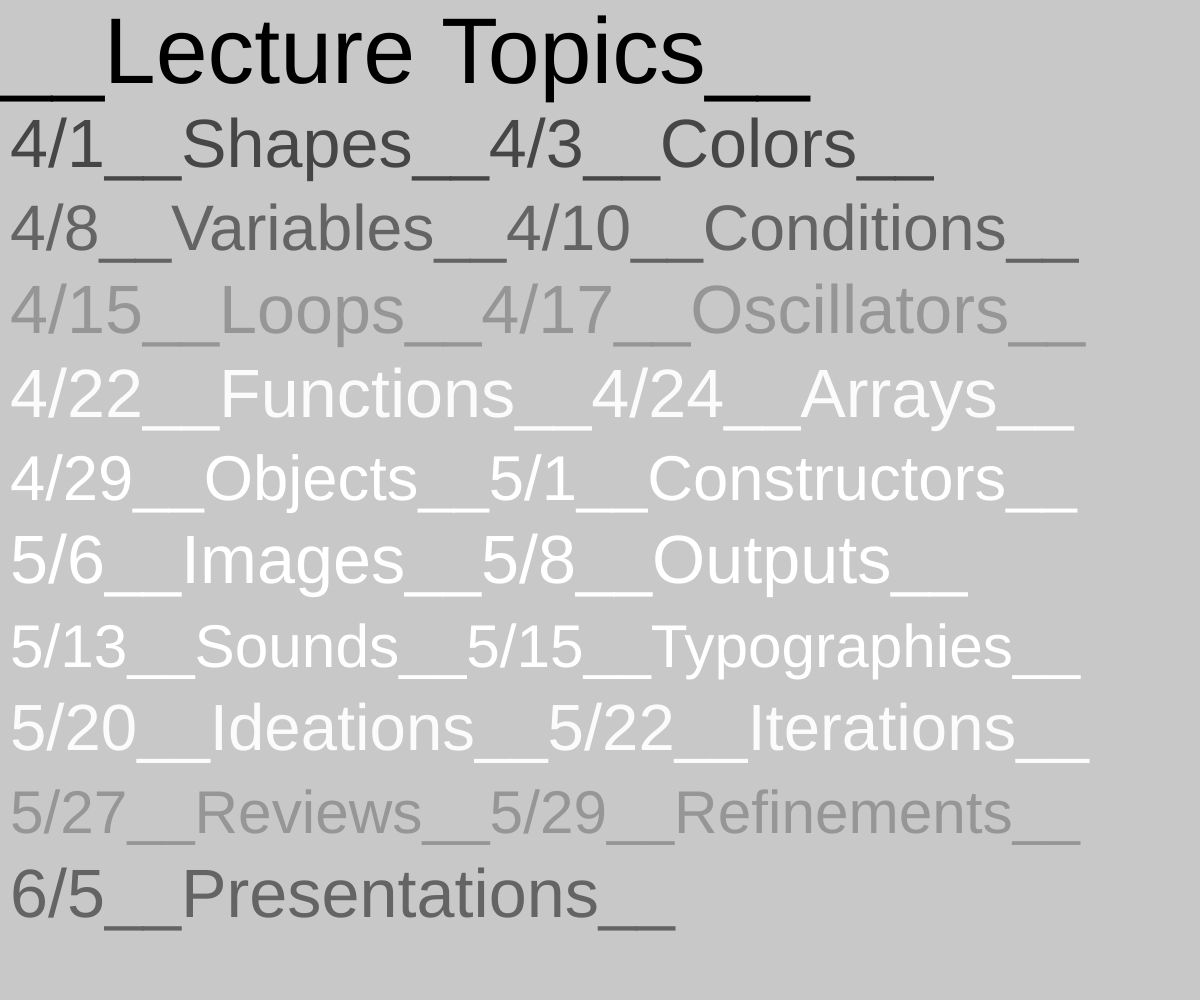
Frame 1 (no input)
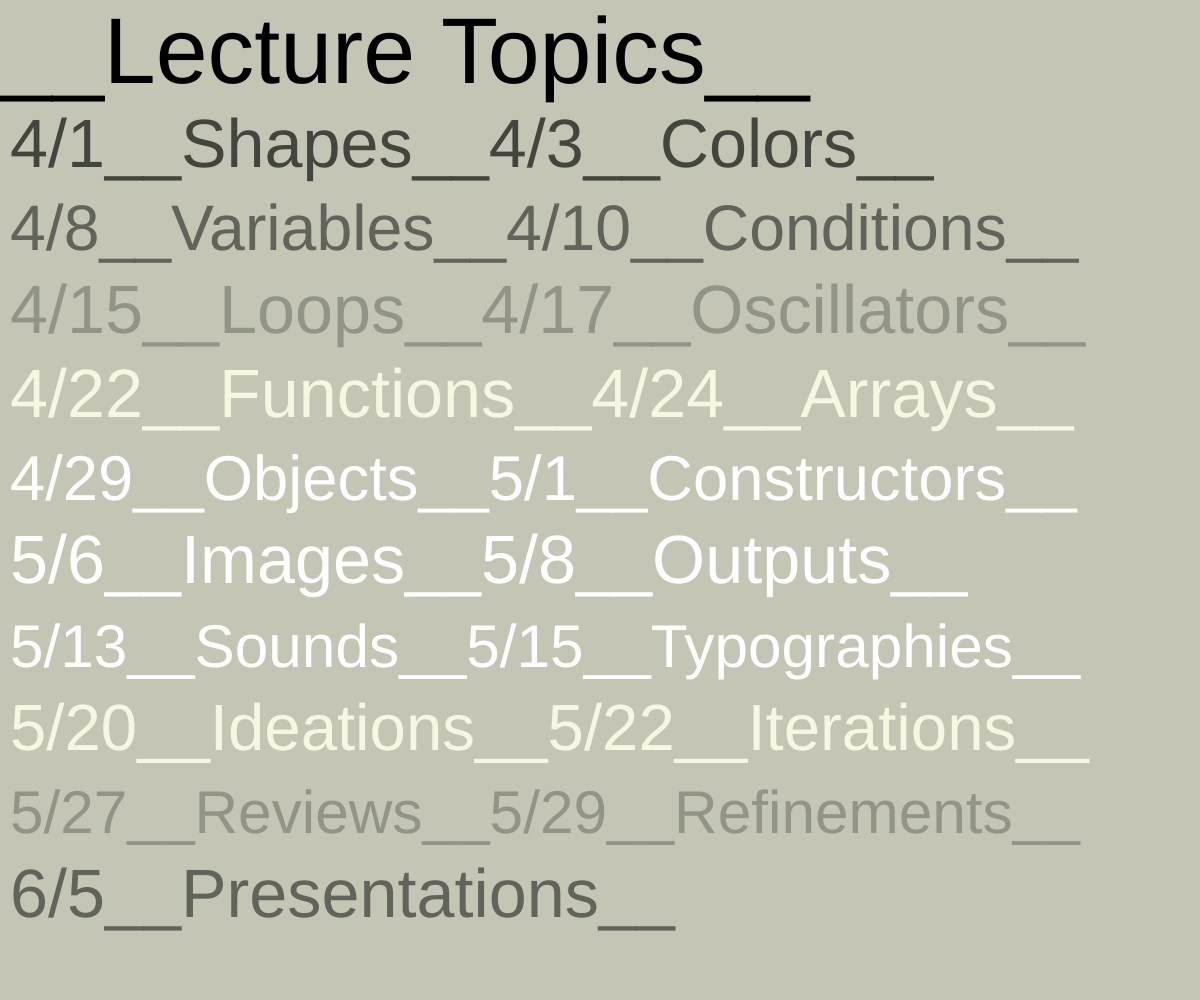
Frame 60 (no input)
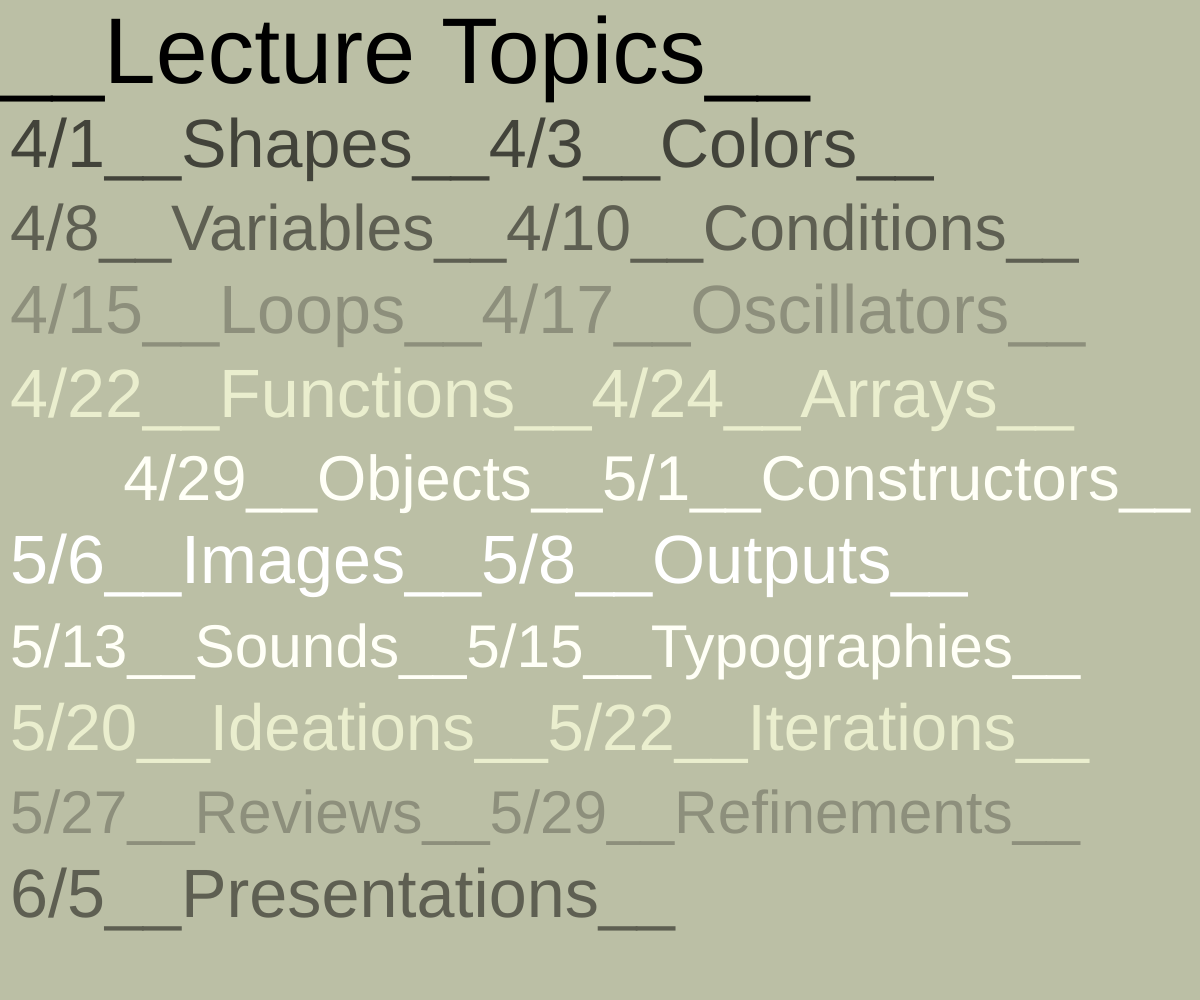
Frame 120 (the mouse pressed at the canvas centre since frame 60)

The p5.js sketch that drew these frames (run headless with seeded random() and noise() and a simulated clock; from frame 60 on, the mouse is pressed at the canvas centre):

// p5.js sketch
// ── sketch.js
let mm, r, g, b, spacing, nin, nin2, nin3;
let threeQuarterShade, halfShade, quarterShade, quarterTint, halfTint, threeQuarterTint, complement, compTint, compShade;

let lines = [
  { text: "4/1__Shapes__4/3__Colors__", color: null },
  { text: "4/8__Variables__4/10__Conditions__", color: null },
  { text: "4/15__Loops__4/17__Oscillators__", color: null },
  { text: "4/22__Functions__4/24__Arrays__", color: null },
  { text: "4/29__Objects__5/1__Constructors__", color: null },
  { text: "5/6__Images__5/8__Outputs__", color: null },
  { text: "5/13__Sounds__5/15__Typographies__", color: null },
  { text: "5/20__Ideations__5/22__Iterations__", color: null },
  { text: "5/27__Reviews__5/29__Refinements__", color: null },
  { text: "6/5__Presentations__", color: null }
];

function setup() {
  createCanvas(windowWidth, windowHeight);
  nin = 0;
  nin2 = 0;
  nin3 = 0;
  noCursor();
}

function draw() {
  // Base color
  nin = nin + 0.00099;
  nin2 = nin2 + 0.0008;
  nin3 = nin3 + 0.0031;
  r = map(noise(nin), 0, 1, 100, 250);
  g = map(noise(nin2), 0, 1, 100, 250);
  b = map(noise(nin3), 0, 1, 100, 250);

  // Initialize spacing based on screen height
  spacing = windowHeight / 12;

  // Define colors with clamped values to avoid exceeding 255
  mm = color(r, g, b);
  background(mm);
  threeQuarterShade = color(r * 0.35, g * 0.35, b * 0.35);
  halfShade = color(r * 0.5, g * 0.5, b * 0.5);
  quarterShade = color(r * 0.75, g * 0.75, b * 0.75);
  quarterTint = color(min(r * 1.25, 255), min(g * 1.25, 255), min(b * 1.25, 255));
  halfTint = color(min(r * 1.5, 255), min(g * 1.5, 255), min(b * 1.5, 255));
  threeQuarterTint = color(min(r * 1.75, 255), min(g * 1.75, 255), min(b * 1.75, 255));
  complement = color(255 - r, 255 - g, 255 - b);
  compTint = color(
    min((255 - r) * 0.5, 255),
    min((255 - g) * 0.5, 255),
    min((255 - b) * 0.5, 255)
  );
  compShade = color(
    min((255 - r) * 1.5, 255),
    min((255 - g) * 1.5, 255),
    min((255 - b) * 1.5, 255)
  );

  // Assign colors to each text line
  lines[0].color = threeQuarterShade;
  lines[1].color = halfShade;
  lines[2].color = quarterShade;
  lines[3].color = quarterTint;
  lines[4].color = halfTint;
  lines[5].color = threeQuarterTint;
  lines[6].color = halfTint;
  lines[7].color = quarterTint;
  lines[8].color = quarterShade;
  lines[9].color = halfShade;

  // Headline text
  let headline = "__Lecture Topics__";
  let fontSize = spacing + 10; // Start with larger font size for the headline

  textSize(fontSize);
  while (textWidth(headline) > windowWidth) {
    fontSize--; // Reduce font size if text exceeds window width
    textSize(fontSize);
  }

  fill(0);
  textAlign(LEFT); // Ensure headline is left-aligned
  text(headline, 0, spacing); // Draw headline

  // Draw text with hover effect
  drawTextWithHover();
}

function drawTextWithHover() {
  for (let i = 0; i < lines.length; i++) {
    let y = spacing * (i + 2); // Calculate vertical position of each line
    let line = lines[i];

    // Adjust text size dynamically to ensure it fits within the screen width
    let fontSize = spacing - 15; // Base font size
    textSize(fontSize);
    while (textWidth(line.text) > width * 0.9) {
      fontSize--; // Reduce font size if text exceeds 90% of window width
      textSize(fontSize);
    }

    fill(line.color); // Use assigned color for each line

    // Check if the mouse is hovering over this line
    if (mouseX >= 0 && mouseX <= windowWidth && mouseY > y - spacing / 2 && mouseY < y + spacing / 2) {
      textAlign(RIGHT); // Align text to the right if hovered
      text(line.text, width - 10, y); // Draw right-aligned text
    } else {
      textAlign(LEFT); // Default to left-aligned text
      text(line.text, 10, y); // Draw left-aligned text
    }
  }
}

function windowResized() {
  resizeCanvas(windowWidth, windowHeight); // Resize the canvas to fit the new window dimensions
  spacing = windowHeight / 13; // Recalculate spacing to maintain layout
}



// ── style.css
html, body {
  margin: 10;
  padding: 0;
  background:black;
}
canvas {
  display: block;
}
h1 {
    color: rgb(255,255,255);
    font-size: 60px;
    text-align: center;
  font-family: sans-serif;
}

h2 {
    color: rgb(0,0,0);
    font-size: 60px;
    text-align: center;
  font-family: sans-serif;
}

/* Styling all <p> elements */
p {
    color: #BDC0BB;
    font-size: 18px;
    line-height: 1.5;
  margin:10px;
  font-family: sans-serif;
}

p2 {
    color: white;
    font-size: 24px;
    line-height: 1.5;
  
  margin:10px;
  font-family: sans-serif;
}
p3 {
    color: rgb(248,200,248);
    font-size: 24px;
    line-height: 1.5;
  
  margin:10px;
  font-family: sans-serif;
}

a {
    color: #7CFBB7;
    font-size: 18px;
    line-height: 1.5;
  font-family: sans-serif;
}

div {
  background : white;
  padding : 20px;
}
